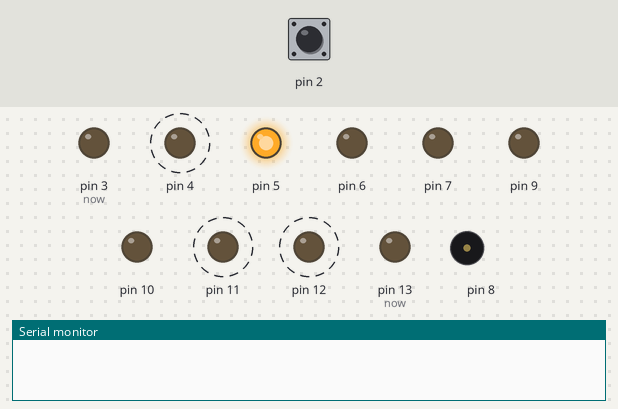
This sketch was run on a simulated Arduino Uno, built with avr-gcc and run on an emulated ATmega328P. Shown: output pins drawn as LEDs (lit = HIGH), buzzer (waves = sounding), the last lines printed to the serial monitor. Dashed ring = blinking. Inputs (shaded band) come from the test bench; at power-on: pin 2 HIGH. Pins used as bus, display or sensor lines are not drawn.

Above: at 1.45 s.
1.5 s: pin 2 pulled LOW for 0.15 s
At 1.75 s:
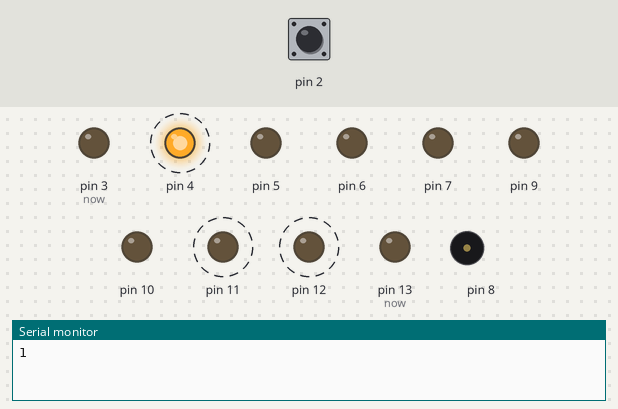
At 2.15 s:
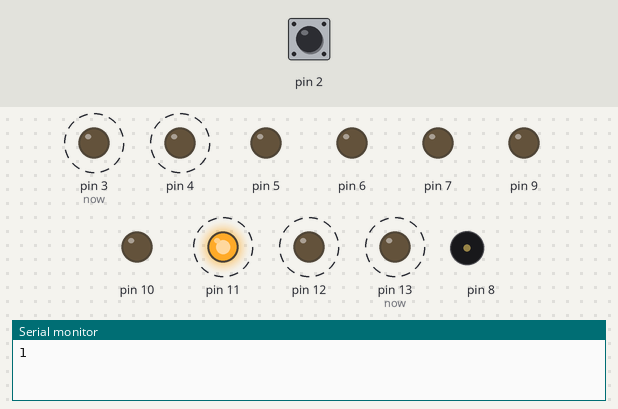
Timing chart, 0 to 10.5 s (numbered marks = the images above; inputs shaded):
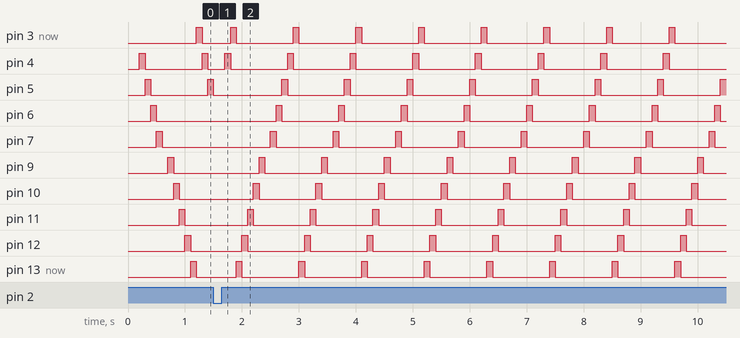

The sketch:

week06_4_arduino_Serial_begin_write.ino
```cpp
//week06_4_arduino_Serial_begin_write
//修改自week_06_2_arduino_change_mode_LED_flow
int mode = 0;//0:從小變到大，1:從大變到小
void setup() {
  Serial.begin(9600);
  pinMode(2, INPUT_PULLUP);
  for (int i = 3; i <= 13; i++) {
    pinMode(i, OUTPUT);
  }
  tone(8, 523, 100); delay(100); //Do
  tone(8, 784, 100); delay(100); //Mi
}
int prev = HIGH, now = 3; //prev 是按鈕(前一瞬間)的狀態，now現在要發亮的LED
void loop() {
  if (prev == HIGH && digitalRead(2) == LOW) { //按下去的瞬間
    if (mode == 0) {
      mode = 1;//從0變1
      tone(8, 784, 100); delay(100); //Mi
      tone(8, 523, 100); delay(100); //Do 發個聲音，提醒你程式有在動
    }
    else {
      mode = 0;//從1變0
      tone(8, 523, 100); delay(100); //Do 發個聲音，提醒你程式有在動
      tone(8, 784, 100); delay(100); //Mi
    }
    prev = LOW;

    if (mode == 1) Serial.write('1');
    if (mode == 0) Serial.write('0');
  } else if (prev == LOW && digitalRead(2) == HIGH) { //放開的瞬間
    prev = HIGH;//你可以把前面 tone() 的 Mi Do 放這裡
  }
  if (mode == 0) { //0:從小變到大
    now++;
    if (now > 13) now = 3; //超過範圍，又變回3
  } else { //1:從大變到小
    now--;
    if (now < 3) now = 13;
  }
  digitalWrite(now, HIGH);
  delay(100);
  digitalWrite(now, LOW);
}
```

Measured:
- after the input at 1.5 s, tone on pin 8: silent → 784 Hz at once, → 523 Hz 0.10 s later, → silent 0.10 s later
- by itself, pin 3 (now), pin 4, pin 6, pin 7, pin 9–12, pin 13 (now): alternates HIGH for 0.10 s and LOW for 1.0 s
- by itself, pin 5: repeats every 1.1 s: HIGH 0.10 s, LOW 1.0 s
